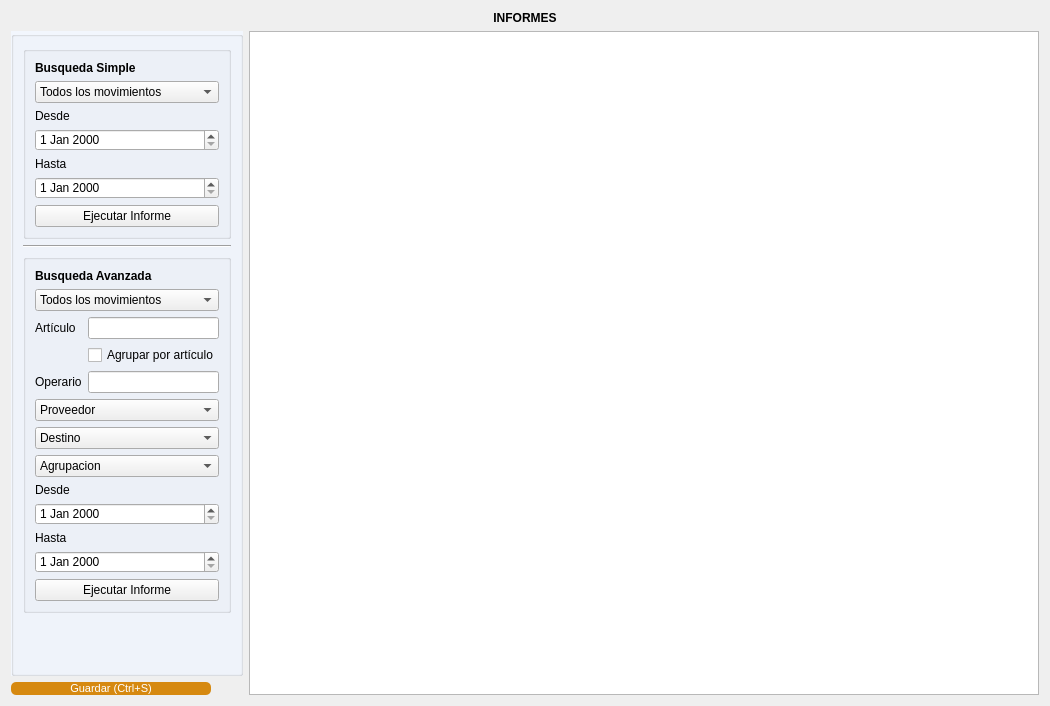
<?xml version="1.0" encoding="UTF-8"?>
<ui version="4.0">
 <class>Form</class>
 <widget class="QWidget" name="Form">
  <property name="geometry">
   <rect>
    <x>0</x>
    <y>0</y>
    <width>1050</width>
    <height>706</height>
   </rect>
  </property>
  <property name="windowTitle">
   <string>Form</string>
  </property>
  <layout class="QGridLayout" name="gridLayout_3" columnstretch="20,80">
   <item row="0" column="0" colspan="2">
    <widget class="QLabel" name="label">
     <property name="font">
      <font>
       <pointsize>9</pointsize>
       <weight>75</weight>
       <bold>true</bold>
      </font>
     </property>
     <property name="text">
      <string>INFORMES</string>
     </property>
     <property name="alignment">
      <set>Qt::AlignCenter</set>
     </property>
    </widget>
   </item>
   <item row="1" column="0">
    <widget class="QGroupBox" name="groupBox_4">
     <property name="styleSheet">
      <string notr="true">#groupBox_4{
	background-color: #F2F6FD;
	}</string>
     </property>
     <property name="title">
      <string/>
     </property>
     <property name="alignment">
      <set>Qt::AlignCenter</set>
     </property>
     <layout class="QGridLayout" name="gridLayout_7" columnstretch="0">
      <item row="6" column="0">
       <widget class="QGroupBox" name="groupBox_2">
        <property name="sizePolicy">
         <sizepolicy hsizetype="Preferred" vsizetype="Expanding">
          <horstretch>0</horstretch>
          <verstretch>0</verstretch>
         </sizepolicy>
        </property>
        <property name="title">
         <string/>
        </property>
        <property name="alignment">
         <set>Qt::AlignCenter</set>
        </property>
        <layout class="QGridLayout" name="gridLayout_2">
         <item row="9" column="0">
          <widget class="QLabel" name="label_desde_av">
           <property name="sizePolicy">
            <sizepolicy hsizetype="Preferred" vsizetype="Fixed">
             <horstretch>0</horstretch>
             <verstretch>0</verstretch>
            </sizepolicy>
           </property>
           <property name="text">
            <string>Desde</string>
           </property>
          </widget>
         </item>
         <item row="6" column="0" colspan="2">
          <widget class="QComboBox" name="filtro_proveedor_av">
           <property name="sizePolicy">
            <sizepolicy hsizetype="Preferred" vsizetype="Expanding">
             <horstretch>0</horstretch>
             <verstretch>0</verstretch>
            </sizepolicy>
           </property>
           <item>
            <property name="text">
             <string>Proveedor</string>
            </property>
           </item>
          </widget>
         </item>
         <item row="4" column="1">
          <widget class="QLineEdit" name="filtro_operario_av">
           <property name="sizePolicy">
            <sizepolicy hsizetype="Expanding" vsizetype="Expanding">
             <horstretch>0</horstretch>
             <verstretch>0</verstretch>
            </sizepolicy>
           </property>
          </widget>
         </item>
         <item row="13" column="0" colspan="2">
          <widget class="QPushButton" name="btn_ejecutar_av">
           <property name="sizePolicy">
            <sizepolicy hsizetype="Expanding" vsizetype="Expanding">
             <horstretch>0</horstretch>
             <verstretch>0</verstretch>
            </sizepolicy>
           </property>
           <property name="maximumSize">
            <size>
             <width>200</width>
             <height>200</height>
            </size>
           </property>
           <property name="styleSheet">
            <string notr="true">#btn_ejecutar{
	background-color: #196F3D;
	color: #ffffff;
	font-family: 'Ariall';
	font-size: 11px;
	border-radius: 5px;
	}

#btn_ejecutar:hover{
	background-color: #04B431;
	}</string>
           </property>
           <property name="text">
            <string>Ejecutar Informe</string>
           </property>
           <property name="icon">
            <iconset>
             <normaloff>../ico/accept_database.ico</normaloff>../ico/accept_database.ico</iconset>
           </property>
           <property name="iconSize">
            <size>
             <width>30</width>
             <height>30</height>
            </size>
           </property>
          </widget>
         </item>
         <item row="12" column="0" colspan="2">
          <widget class="QDateEdit" name="fecha_hasta_av">
           <property name="sizePolicy">
            <sizepolicy hsizetype="Minimum" vsizetype="Expanding">
             <horstretch>0</horstretch>
             <verstretch>0</verstretch>
            </sizepolicy>
           </property>
           <property name="focusPolicy">
            <enum>Qt::ClickFocus</enum>
           </property>
          </widget>
         </item>
         <item row="10" column="0" colspan="2">
          <widget class="QDateEdit" name="fecha_desde_av">
           <property name="sizePolicy">
            <sizepolicy hsizetype="Minimum" vsizetype="Expanding">
             <horstretch>0</horstretch>
             <verstretch>0</verstretch>
            </sizepolicy>
           </property>
           <property name="focusPolicy">
            <enum>Qt::ClickFocus</enum>
           </property>
          </widget>
         </item>
         <item row="2" column="1">
          <widget class="QLineEdit" name="filtro_articulo_av">
           <property name="sizePolicy">
            <sizepolicy hsizetype="Expanding" vsizetype="Expanding">
             <horstretch>0</horstretch>
             <verstretch>0</verstretch>
            </sizepolicy>
           </property>
          </widget>
         </item>
         <item row="8" column="0" colspan="2">
          <widget class="QComboBox" name="filtro_agrupacion_av">
           <property name="sizePolicy">
            <sizepolicy hsizetype="Preferred" vsizetype="Expanding">
             <horstretch>0</horstretch>
             <verstretch>0</verstretch>
            </sizepolicy>
           </property>
           <item>
            <property name="text">
             <string>Agrupacion</string>
            </property>
           </item>
           <item>
            <property name="text">
             <string>Insumos</string>
            </property>
           </item>
           <item>
            <property name="text">
             <string>Reparacion</string>
            </property>
           </item>
           <item>
            <property name="text">
             <string>Inversion</string>
            </property>
           </item>
          </widget>
         </item>
         <item row="0" column="0" colspan="2">
          <widget class="QLabel" name="label_titulo_2">
           <property name="font">
            <font>
             <weight>75</weight>
             <bold>true</bold>
            </font>
           </property>
           <property name="text">
            <string>Busqueda Avanzada</string>
           </property>
          </widget>
         </item>
         <item row="11" column="0">
          <widget class="QLabel" name="label_hasta_av">
           <property name="sizePolicy">
            <sizepolicy hsizetype="Preferred" vsizetype="Fixed">
             <horstretch>0</horstretch>
             <verstretch>0</verstretch>
            </sizepolicy>
           </property>
           <property name="text">
            <string>Hasta</string>
           </property>
          </widget>
         </item>
         <item row="7" column="0" colspan="2">
          <widget class="QComboBox" name="filtro_destino_av">
           <property name="sizePolicy">
            <sizepolicy hsizetype="Preferred" vsizetype="Expanding">
             <horstretch>0</horstretch>
             <verstretch>0</verstretch>
            </sizepolicy>
           </property>
           <item>
            <property name="text">
             <string>Destino</string>
            </property>
           </item>
          </widget>
         </item>
         <item row="4" column="0">
          <widget class="QLabel" name="label_operario">
           <property name="sizePolicy">
            <sizepolicy hsizetype="Preferred" vsizetype="Fixed">
             <horstretch>0</horstretch>
             <verstretch>0</verstretch>
            </sizepolicy>
           </property>
           <property name="text">
            <string>Operario</string>
           </property>
          </widget>
         </item>
         <item row="1" column="0" colspan="2">
          <widget class="QComboBox" name="filtro_movimiento_av">
           <property name="sizePolicy">
            <sizepolicy hsizetype="Preferred" vsizetype="Expanding">
             <horstretch>0</horstretch>
             <verstretch>0</verstretch>
            </sizepolicy>
           </property>
           <item>
            <property name="text">
             <string>Todos los movimientos</string>
            </property>
           </item>
           <item>
            <property name="text">
             <string>Ingresos</string>
            </property>
           </item>
           <item>
            <property name="text">
             <string>Egresos</string>
            </property>
           </item>
          </widget>
         </item>
         <item row="2" column="0">
          <widget class="QLabel" name="label_articulo">
           <property name="sizePolicy">
            <sizepolicy hsizetype="Preferred" vsizetype="Fixed">
             <horstretch>0</horstretch>
             <verstretch>0</verstretch>
            </sizepolicy>
           </property>
           <property name="text">
            <string>Artículo</string>
           </property>
          </widget>
         </item>
         <item row="3" column="1">
          <widget class="QCheckBox" name="filtro_agrupar_av">
           <property name="text">
            <string>Agrupar por artículo</string>
           </property>
          </widget>
         </item>
        </layout>
       </widget>
      </item>
      <item row="0" column="0">
       <widget class="QGroupBox" name="groupBox">
        <property name="sizePolicy">
         <sizepolicy hsizetype="Preferred" vsizetype="Expanding">
          <horstretch>0</horstretch>
          <verstretch>0</verstretch>
         </sizepolicy>
        </property>
        <property name="title">
         <string/>
        </property>
        <property name="alignment">
         <set>Qt::AlignCenter</set>
        </property>
        <layout class="QGridLayout" name="gridLayout">
         <item row="4" column="0">
          <widget class="QLabel" name="label_hasta_sp">
           <property name="sizePolicy">
            <sizepolicy hsizetype="Preferred" vsizetype="Fixed">
             <horstretch>0</horstretch>
             <verstretch>0</verstretch>
            </sizepolicy>
           </property>
           <property name="text">
            <string>Hasta</string>
           </property>
          </widget>
         </item>
         <item row="5" column="0">
          <widget class="QDateEdit" name="fecha_hasta_sp">
           <property name="sizePolicy">
            <sizepolicy hsizetype="Minimum" vsizetype="Expanding">
             <horstretch>0</horstretch>
             <verstretch>0</verstretch>
            </sizepolicy>
           </property>
           <property name="focusPolicy">
            <enum>Qt::ClickFocus</enum>
           </property>
          </widget>
         </item>
         <item row="3" column="0">
          <widget class="QDateEdit" name="fecha_desde_sp">
           <property name="sizePolicy">
            <sizepolicy hsizetype="Minimum" vsizetype="Expanding">
             <horstretch>0</horstretch>
             <verstretch>0</verstretch>
            </sizepolicy>
           </property>
           <property name="focusPolicy">
            <enum>Qt::ClickFocus</enum>
           </property>
          </widget>
         </item>
         <item row="0" column="0">
          <widget class="QLabel" name="label_titulo">
           <property name="sizePolicy">
            <sizepolicy hsizetype="Expanding" vsizetype="Fixed">
             <horstretch>0</horstretch>
             <verstretch>0</verstretch>
            </sizepolicy>
           </property>
           <property name="font">
            <font>
             <weight>75</weight>
             <bold>true</bold>
            </font>
           </property>
           <property name="layoutDirection">
            <enum>Qt::LeftToRight</enum>
           </property>
           <property name="text">
            <string>Busqueda Simple</string>
           </property>
           <property name="alignment">
            <set>Qt::AlignLeading|Qt::AlignLeft|Qt::AlignVCenter</set>
           </property>
          </widget>
         </item>
         <item row="1" column="0">
          <widget class="QComboBox" name="filtro_movimiento_sp">
           <property name="sizePolicy">
            <sizepolicy hsizetype="Preferred" vsizetype="Expanding">
             <horstretch>0</horstretch>
             <verstretch>0</verstretch>
            </sizepolicy>
           </property>
           <item>
            <property name="text">
             <string>Todos los movimientos</string>
            </property>
           </item>
           <item>
            <property name="text">
             <string>Ingresos</string>
            </property>
           </item>
           <item>
            <property name="text">
             <string>Egresos</string>
            </property>
           </item>
          </widget>
         </item>
         <item row="2" column="0">
          <widget class="QLabel" name="label_desde_sp">
           <property name="sizePolicy">
            <sizepolicy hsizetype="Preferred" vsizetype="Fixed">
             <horstretch>0</horstretch>
             <verstretch>0</verstretch>
            </sizepolicy>
           </property>
           <property name="text">
            <string>Desde</string>
           </property>
          </widget>
         </item>
         <item row="6" column="0">
          <widget class="QPushButton" name="btn_ejecutar_sp">
           <property name="sizePolicy">
            <sizepolicy hsizetype="Expanding" vsizetype="Expanding">
             <horstretch>0</horstretch>
             <verstretch>0</verstretch>
            </sizepolicy>
           </property>
           <property name="maximumSize">
            <size>
             <width>200</width>
             <height>200</height>
            </size>
           </property>
           <property name="styleSheet">
            <string notr="true">#btn_ejecutar_2{
	background-color: #196F3D;
	color: #ffffff;
	font-family: 'Ariall';
	font-size: 11px;
	border-radius: 5px;
	}

#btn_ejecutar_2:hover{
	background-color: #04B431;
	}</string>
           </property>
           <property name="text">
            <string>Ejecutar Informe</string>
           </property>
           <property name="icon">
            <iconset>
             <normaloff>../ico/accept_database.ico</normaloff>../ico/accept_database.ico</iconset>
           </property>
           <property name="iconSize">
            <size>
             <width>30</width>
             <height>30</height>
            </size>
           </property>
          </widget>
         </item>
        </layout>
       </widget>
      </item>
      <item row="7" column="0">
       <spacer name="verticalSpacer_2">
        <property name="orientation">
         <enum>Qt::Vertical</enum>
        </property>
        <property name="sizeHint" stdset="0">
         <size>
          <width>20</width>
          <height>40</height>
         </size>
        </property>
       </spacer>
      </item>
      <item row="5" column="0">
       <widget class="Line" name="line">
        <property name="font">
         <font>
          <weight>75</weight>
          <bold>true</bold>
         </font>
        </property>
        <property name="orientation">
         <enum>Qt::Horizontal</enum>
        </property>
       </widget>
      </item>
     </layout>
    </widget>
   </item>
   <item row="2" column="0">
    <widget class="QPushButton" name="btn_guardar">
     <property name="sizePolicy">
      <sizepolicy hsizetype="Expanding" vsizetype="Fixed">
       <horstretch>0</horstretch>
       <verstretch>0</verstretch>
      </sizepolicy>
     </property>
     <property name="maximumSize">
      <size>
       <width>200</width>
       <height>200</height>
      </size>
     </property>
     <property name="styleSheet">
      <string notr="true">#btn_guardar{
	background-color: #D68910  ;
	color: #ffffff;
	font-family: 'Ariall';
	font-size: 11px;
	border-radius: 5px;
	}

#btn_guardar:hover{
	background-color: #F1C40F ;
	}</string>
     </property>
     <property name="text">
      <string>Guardar (Ctrl+S)</string>
     </property>
     <property name="icon">
      <iconset>
       <normaloff>../ico/save.ico</normaloff>../ico/save.ico</iconset>
     </property>
     <property name="iconSize">
      <size>
       <width>30</width>
       <height>30</height>
      </size>
     </property>
    </widget>
   </item>
   <item row="1" column="1" rowspan="2">
    <widget class="QTableView" name="tbl_informe">
     <property name="focusPolicy">
      <enum>Qt::NoFocus</enum>
     </property>
     <attribute name="horizontalHeaderStretchLastSection">
      <bool>true</bool>
     </attribute>
    </widget>
   </item>
  </layout>
 </widget>
 <tabstops>
  <tabstop>filtro_movimiento_sp</tabstop>
  <tabstop>btn_ejecutar_sp</tabstop>
  <tabstop>filtro_movimiento_av</tabstop>
  <tabstop>filtro_articulo_av</tabstop>
  <tabstop>filtro_operario_av</tabstop>
  <tabstop>filtro_proveedor_av</tabstop>
  <tabstop>filtro_destino_av</tabstop>
  <tabstop>filtro_agrupacion_av</tabstop>
  <tabstop>btn_ejecutar_av</tabstop>
  <tabstop>btn_guardar</tabstop>
  <tabstop>tbl_informe</tabstop>
 </tabstops>
 <resources/>
 <connections/>
</ui>
